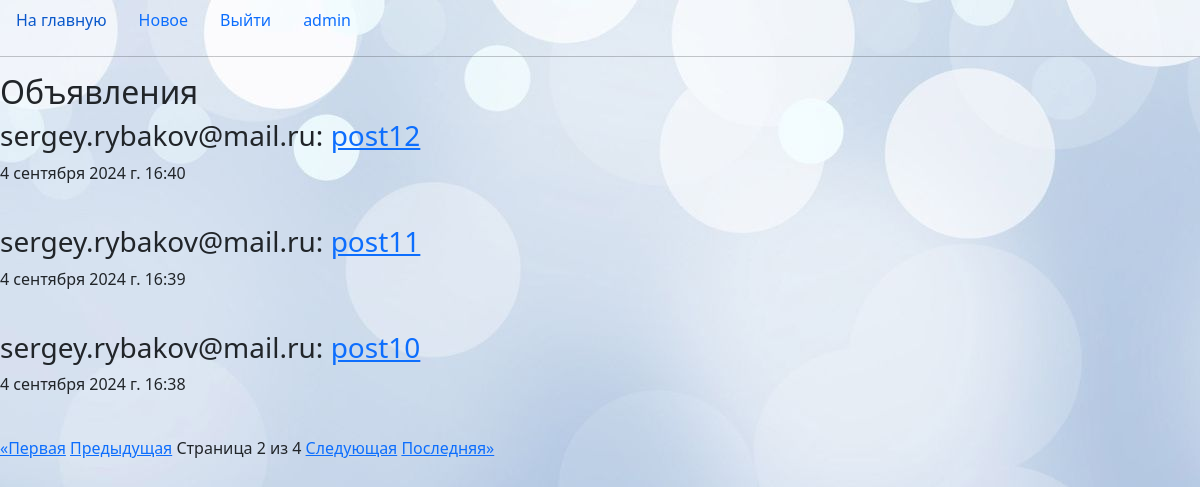
Screenshot of /blog/posts/?page=2 (signed in) with the database file from the repository.
### users/models.py (models this page shows)
class CustomUser(AbstractUser):
    phone = models.CharField(max_length=20, verbose_name="Телефон")
    city = models.CharField(max_length=100, verbose_name="Город")
    image = models.ImageField(upload_to="users/", null=True, verbose_name="Image")

### blog/models.py (models this page shows, shortened)
class Post(models.Model):
    author = models.ForeignKey(User, on_delete=models.CASCADE, verbose_name="Author")
    title = models.CharField(max_length=200, verbose_name="Title")
    text = models.TextField(verbose_name="Post text")
    created_at = models.DateTimeField(default=timezone.now, verbose_name="Created at", editable=False)
    image = models.ImageField(upload_to='posts/', null=True, verbose_name='Image')
    slug = models.SlugField(max_length=200, unique=True, editable=False, null=True)
    def get_absolute_url(self):
        return reverse('blog:post_detail', kwargs={'slug': self.slug})
    class Meta:
        verbose_name = "Post"           # table name
        verbose_name_plural = "Posts"   # table name plural

### blog/views.py (the view)
# urls.py: path('posts/', post_list, name='post_list'),
def post_list(request):
    posts = Post.objects.all().order_by('-created_at')
    paginator = Paginator(posts, 3)
    page_number = request.GET.get('page')
    page_obj = paginator.get_page(page_number)
    context = {
        'title': 'Posts',
        'page_obj': page_obj
    }
    return render(request, template_name='blog/posts.html', context=context)

### blog/templates/blog/posts.html
{% extends 'blog/base.html' %}
{% block content %}
<h2>Объявления</h2>
{% for post in page_obj %}
    <h3>{{post.author}}: <a href="{{ post.get_absolute_url }}">{{post.title}}</a></h3>
    <p>{{post.created_at}}</p>
    <br>
{% endfor %}
<div class="pagination">
    <span class="step-links">
        {% if page_obj.has_previous %}
            <a href="?page=1">&laquo;Первая</a>
            <a href="?page={{ page_obj.previous_page_number}}">Предыдущая</a>
        {% endif %}
        <span class="current">
            Страница {{ page_obj.number }} из {{ page_obj.paginator.num_pages }}
        </span>
        {% if page_obj.has_next %}
            <a href="?page={{ page_obj.next_page_number}}">Следующая</a>
            <a href="?page={{ page_obj.paginator.num_pages }}">Последняя&raquo;</a>
        {% endif %}
    </span>
</div>
{% endblock content %}

### blog/templates/blog/base.html (shortened to what this page needs)
{% load static %}
<!DOCTYPE html>
<html lang="en">
<head>
    <link href="https://cdn.jsdelivr.net/npm/bootstrap@5.3.3/dist/css/bootstrap.min.css" rel="stylesheet">
</head>
<body style="background-image: url('{% static 'img/background2.png' %}')">
<nav class="nav">
  <a class="nav-link" href="{% url 'blog:index' %}">На главную</a>
  {% if user.is_authenticated %}
  <a class="nav-link" href="{% url 'blog:add_post' %}">Новое</a>
  <a class="nav-link" href="{% url 'users:logout' %}">Выйти</a>
  <a class="nav-link" href="{% url 'users:detail' pk=user.pk %}">{{user.username}}</a>
  {% endif %}
</nav>
<hr>
{% block content %}
{% endblock content %}
</body>
</html>

### rows the page displays
CustomUser: username "admin"
Post: author "sergey.rybakov@mail.ru", title "post12", created_at "4 сентября 2024 г. 16:40"
Post: author "sergey.rybakov@mail.ru", title "post11", created_at "4 сентября 2024 г. 16:39"
Post: author "sergey.rybakov@mail.ru", title "post10", created_at "4 сентября 2024 г. 16:38"

### other values shown
{{ page_obj.number }} "2"
{{ page_obj.paginator.num_pages }} "4"
